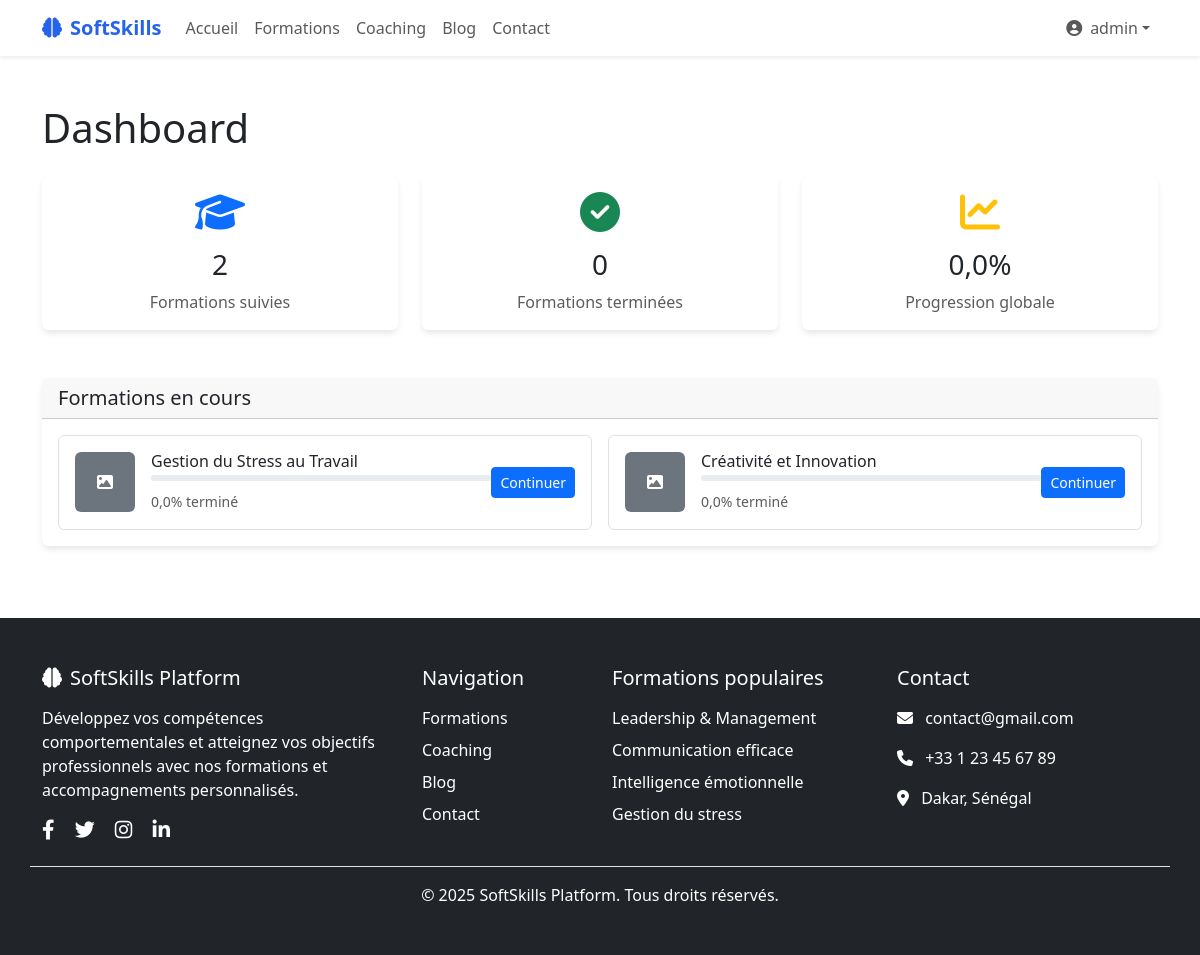
/dashboard/ (signed in), run on the app's committed database.
### users/models.py (models this page shows, shortened)
class CustomUser(AbstractUser):
    phone = models.CharField(_('phone number'), max_length=20, blank=True)
    profile_picture = models.ImageField(
        upload_to='profile_pics/',
        null=True,
        blank=True
    )
    bio = models.TextField(_('bio'), max_length=500, blank=True)
    is_subscribed = models.BooleanField(_('abonné'), default=False)
    subscription_end_date = models.DateTimeField(
        _('date de fin d\'abonnement'),
        null=True,
        blank=True
    )
    class Meta:
        db_table = 'users_customuser'
        verbose_name = _('user')
        verbose_name_plural = _('users')

### courses/models.py (models this page shows, shortened)
class CourseEnrollment(models.Model):
    user = models.ForeignKey(
        'users.CustomUser',
        on_delete=models.CASCADE,
        related_name='enrollments',
        verbose_name=_('utilisateur')
    )
    course = models.ForeignKey(
        Course,
        on_delete=models.CASCADE,
        related_name='enrollments',
        verbose_name=_('formation')
    )
    enrolled_at = models.DateTimeField(_('inscrit le'), auto_now_add=True)
    completed_at = models.DateTimeField(_('terminé le'), null=True, blank=True)
    payment_status = models.CharField(
        _('statut du paiement'),
        max_length=20,
        choices=[
            ('pending', 'En attente'),
            ('completed', 'Terminé'),
            ('failed', 'Échoué'),
            ('refunded', 'Remboursé'),
        ],
        default='pending'
    )
    progress_percentage = models.DecimalField(
        _('pourcentage de progression'),
        max_digits=5,
        decimal_places=2,
        default=0.00
    )
    class Meta:
        verbose_name = _('inscription')
        verbose_name_plural = _('inscriptions')
        unique_together = ['user', 'course']

class Course(models.Model):
    DIFFICULTY_LEVELS = [
        ('beginner', 'Débutant'),
        ('intermediate', 'Intermédiaire'),
        ('advanced', 'Avancé'),
    ]
    title = models.CharField(_('titre'), max_length=200)
    slug = models.SlugField(_('slug'), max_length=200, unique=True)
    description = models.TextField(_('description'))
    short_description = models.CharField(_('description courte'), max_length=300)
    category = models.ForeignKey(
        Category,
        on_delete=models.CASCADE,
        related_name='courses',
        verbose_name=_('catégorie')
    )
    instructor = models.ForeignKey(
        'users.CustomUser',
        on_delete=models.CASCADE,
        related_name='courses_taught',
        verbose_name=_('formateur'),
        limit_choices_to={'user_type': 'coach'}
    )
    difficulty_level = models.CharField(
        _('niveau de difficulté'),
        max_length=20,
        choices=DIFFICULTY_LEVELS,
        default='beginner'
    )
    duration_hours = models.PositiveIntegerField(_('durée en heures'))
    price = models.DecimalField(
        _('prix'),
        max_digits=10,
        decimal_places=2,
        default=0.00
    )
    is_free = models.BooleanField(_('gratuit'), default=False)
    thumbnail = models.ImageField(
        _('miniature'),
        upload_to='course_thumbnails/',
        blank=True,
        null=True
    )
    video_intro = models.URLField(_('vidéo d\'introduction'), blank=True)
    objectives = models.TextField(_('objectifs d\'apprentissage'))
    prerequisites = models.TextField(_('prérequis'), blank=True)
    target_audience = models.TextField(_('public cible'))
    is_published = models.BooleanField(_('publié'), default=False)
    is_featured = models.BooleanField(_('mis en avant'), default=False)
    enrollment_count = models.PositiveIntegerField(_('nombre d\'inscriptions'), default=0)
    created_at = models.DateTimeField(_('créé le'), auto_now_add=True)
    updated_at = models.DateTimeField(_('modifié le'), auto_now=True)
    published_at = models.DateTimeField(_('publié le'), null=True, blank=True)
    class Meta:
        verbose_name = _('formation')
        verbose_name_plural = _('formations')
        ordering = ['-created_at']

### courses/views.py (the view)
# urls.py: path('dashboard/', views.dashboard, name='dashboard'),
@login_required
def dashboard(request):
    enrollments = CourseEnrollment.objects.filter(user=request.user)
    completed_courses = enrollments.filter(completed_at__isnull=False)
    in_progress_courses = enrollments.filter(completed_at__isnull=True)
    for enrollment in in_progress_courses:
        total_lessons = enrollment.course.lessons.filter(is_active=True).count()
        completed_lessons = enrollment.completed_lessons.count() if hasattr(enrollment, 'completed_lessons') else 0
        enrollment.progress_percentage = (completed_lessons / total_lessons * 100) if total_lessons > 0 else 0
    total_courses = enrollments.count()
    completed_count = completed_courses.count()
    progress_percentage = (completed_count / total_courses * 100) if total_courses > 0 else 0
    user_categories = enrollments.values_list('course__category__id', flat=True).distinct()
    recommended_courses = Course.objects.filter(
        category__id__in=user_categories,
        is_published=True
    ).exclude(
        id__in=enrollments.values_list('course__id', flat=True)
    )[:3]
    context = {
        'total_courses': total_courses,
        'completed_count': completed_count,
        'progress_percentage': progress_percentage,
        'in_progress_courses': in_progress_courses[:5],
        'completed_courses': completed_courses[:5],
        'recommended_courses': recommended_courses,
    }
    return render(request, 'courses/dashboard.html', context)

### templates/courses/dashboard.html (shortened to what this page needs)
{% extends 'base.html' %}
{% block content %}
<div class="container py-5">
    <div class="row">
        <div class="col-lg-12">
            <h1 class="mb-4">Dashboard</h1>
            <div class="row g-4 mb-5">
                <div class="col-md-4">
                    <div class="card text-center">
                        <div class="card-body">
                            <i class="fas fa-graduation-cap text-primary mb-3" style="font-size: 2.5rem;"></i>
                            <h3 class="card-title">{{ total_courses }}</h3>
                            <p class="card-text text-muted">Formations suivies</p>
                        </div>
                    </div>
                </div>
                <div class="col-md-4">
                    <div class="card text-center">
                        <div class="card-body">
                            <i class="fas fa-check-circle text-success mb-3" style="font-size: 2.5rem;"></i>
                            <h3 class="card-title">{{ completed_count }}</h3>
                            <p class="card-text text-muted">Formations terminées</p>
                        </div>
                    </div>
                </div>
                <div class="col-md-4">
                    <div class="card text-center">
                        <div class="card-body">
                            <i class="fas fa-chart-line text-warning mb-3" style="font-size: 2.5rem;"></i>
                            <h3 class="card-title">{{ progress_percentage|floatformat:1 }}%</h3>
                            <p class="card-text text-muted">Progression globale</p>
                        </div>
                    </div>
                </div>
            </div>
            {% if in_progress_courses %}
            <div class="card mb-4">
                <div class="card-header">
                    <h5 class="mb-0">Formations en cours</h5>
                </div>
                <div class="card-body">
                    <div class="row g-3">
                        {% for enrollment in in_progress_courses %}
                        <div class="col-md-6">
                            <div class="d-flex align-items-center p-3 border rounded">
                                <div class="flex-shrink-0">
                                    {% if enrollment.course.thumbnail %}
                                        <img src="{{ enrollment.course.thumbnail.url }}" alt="{{ enrollment.course.title }}" style="width: 60px; height: 60px; object-fit: cover;" class="rounded">
                                    {% else %}
                                        <div class="bg-secondary rounded d-flex align-items-center justify-content-center" style="width: 60px; height: 60px;">
                                            <i class="fas fa-image text-white"></i>
                                        </div>
                                    {% endif %}
                                </div>
                                <div class="flex-grow-1 ms-3">
                                    <h6 class="mb-1">{{ enrollment.course.title }}</h6>
                                    <div class="progress mb-2" style="height: 6px;">
                                    </div>
                                    <small class="text-muted">{{ enrollment.progress_percentage|floatformat:1 }}% terminé</small>
                                </div>
                                <div class="flex-shrink-0">
                                    <a href="{% url 'courses:course_detail' enrollment.course.slug %}" class="btn btn-sm btn-primary">
                                        Continuer
                                    </a>
                                </div>
                            </div>
                        </div>
                        {% endfor %}
                    </div>
                </div>
            </div>
            {% endif %}
        </div>
    </div>
</div>
{% endblock %}

### templates/base.html (shortened to what this page needs)
<!DOCTYPE html>
<html lang="fr">
<head>
    <link href="https://cdn.jsdelivr.net/npm/bootstrap@5.3.0/dist/css/bootstrap.min.css" rel="stylesheet">
    <link rel="stylesheet" href="https://cdnjs.cloudflare.com/ajax/libs/font-awesome/6.4.0/css/all.min.css">
</head>
<body>
    <nav class="navbar navbar-expand-lg navbar-light bg-white shadow-sm">
        <div class="container">
            <a class="navbar-brand" href="{% url 'courses:home' %}">
                <i class="fas fa-brain me-2"></i>SoftSkills
            </a>
            <div class="collapse navbar-collapse" id="navbarNav">
                <ul class="navbar-nav me-auto">
                    <li class="nav-item">
                        <a class="nav-link" href="{% url 'courses:home' %}">Accueil</a>
                    </li>
                    <li class="nav-item">
                        <a class="nav-link" href="{% url 'courses:course_list' %}">Formations</a>
                    </li>
                    <li class="nav-item">
                        <a class="nav-link" href="{% url 'coaching:coach_list' %}">Coaching</a>
                    </li>
                    <li class="nav-item">
                        <a class="nav-link" href="{% url 'blog:post_list' %}">Blog</a>
                    </li>
                    <li class="nav-item">
                        <a class="nav-link" href="{% url 'contact:contact' %}">Contact</a>
                    </li>
                </ul>
                <ul class="navbar-nav">
                    {% if user.is_authenticated %}
                        <li class="nav-item dropdown">
                            <a class="nav-link dropdown-toggle d-flex align-items-center" href="#" id="userDropdown" role="button" data-bs-toggle="dropdown" aria-expanded="false">
                                {% if user.profile_picture %}
                                    <img src="{{ user.profile_picture.url }}" alt="Photo de profil" class="profile-img me-2">
                                {% else %}
                                    <i class="fas fa-user-circle me-2"></i>
                                {% endif %}
                                {{ user.first_name|default:user.email|truncatechars:15 }}
                            </a>
                        </li>
                    {% endif %}
                </ul>
            </div>
        </div>
    </nav>
    <main>
        {% block content %}{% endblock %}
    </main>
    <footer class="bg-dark text-white py-5">
        <div class="container">
            <div class="row g-4">
                <div class="col-md-4">
                    <h5 class="mb-3"><i class="fas fa-brain me-2"></i>SoftSkills Platform</h5>
                    <p>Développez vos compétences comportementales et atteignez vos objectifs professionnels avec nos formations et accompagnements personnalisés.</p>
                    <div class="mt-3">
                        <a href="#" class="text-white me-3" aria-label="Facebook"><i class="fab fa-facebook-f fa-lg"></i></a>
                        <a href="#" class="text-white me-3" aria-label="Twitter"><i class="fab fa-twitter fa-lg"></i></a>
                        <a href="#" class="text-white me-3" aria-label="Instagram"><i class="fab fa-instagram fa-lg"></i></a>
                        <a href="#" class="text-white" aria-label="LinkedIn"><i class="fab fa-linkedin-in fa-lg"></i></a>
                    </div>
                </div>
                <div class="col-md-2">
                    <h5 class="mb-3">Navigation</h5>
                    <ul class="list-unstyled">
                        <li class="mb-2"><a href="{% url 'courses:course_list' %}" class="text-white text-decoration-none">Formations</a></li>
                        <li class="mb-2"><a href="{% url 'coaching:coach_list' %}" class="text-white text-decoration-none">Coaching</a></li>
                        <li class="mb-2"><a href="{% url 'blog:post_list' %}" class="text-white text-decoration-none">Blog</a></li>
                        <li><a href="#" class="text-white text-decoration-none">Contact</a></li>
                    </ul>
                </div>
                <div class="col-md-3">
                    <h5 class="mb-3">Formations populaires</h5>
                    <ul class="list-unstyled">
                        <li class="mb-2">Leadership & Management</li>
                        <li class="mb-2">Communication efficace</li>
                        <li class="mb-2">Intelligence émotionnelle</li>
                        <li>Gestion du stress</li>
                    </ul>
                </div>
                <div class="col-md-3">
                    <h5 class="mb-3">Contact</h5>
                    <ul class="list-unstyled">
                        <li class="mb-3">
                            <i class="fas fa-envelope me-2"></i>
                            <a href="mailto:contact@gmail.com" class="text-white text-decoration-none">contact@gmail.com</a>
                        </li>
                        <li class="mb-3">
                            <i class="fas fa-phone me-2"></i>
                            <a href="tel:+33123456789" class="text-white text-decoration-none">+33 1 23 45 67 89</a>
                        </li>
                        <li>
                            <i class="fas fa-map-marker-alt me-2"></i>
                            <span>Dakar, Sénégal</span>
                        </li>
                    </ul>
                </div>
            </div>
            <div class="row mt-4 pt-3 border-top">
                <div class="col-12 text-center">
                    <p class="mb-0">&copy; 2025 SoftSkills Platform. Tous droits réservés.</p>
                </div>
            </div>
        </div>
    </footer>
</body>
</html>

### templates/base.html (style rules this page uses)
:root { --primary-color: #2563eb; --secondary-color: #10b981; --accent-color: #f59e0b; }
.navbar-brand { font-weight: 700; color: var(--primary-color) !important; }
.card { border: none; box-shadow: 0 4px 6px -1px rgba(0, 0, 0, 0.1); transition: transform 0.2s ease-in-out; }

### data on the page
CustomUser: first_name "admin"
CourseEnrollment: course "Gestion du Stress au Travail", progress_percentage "0,0"
CourseEnrollment: course "Créativité et Innovation", progress_percentage "0,0"

### other printed values
{{ total_courses }} "2"
{{ completed_count }} "0"
{{ progress_percentage|floatformat:1 }} "0,0"
